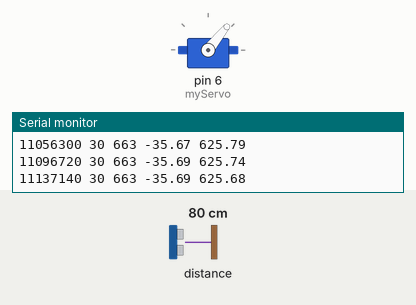
The sketch below on a simulated Arduino Uno, built with avr-gcc and run on an emulated ATmega328P. Parts: servo, the last lines printed to the serial monitor. The test bench sets the inputs (shaded band); at power-on: distance to the obstacle 80 cm.

Above: at 11.2 s.
11.3 s: distance to the obstacle set to 2 cm
14.3 s: distance to the obstacle set to 4 cm
At 15.7 s:
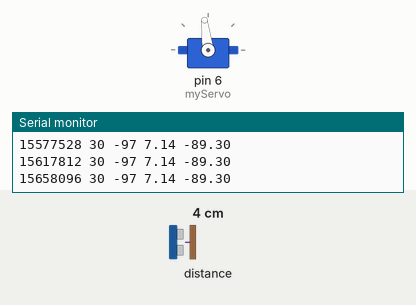
17.3 s: distance to the obstacle set to 250 cm
At 17.4 s:
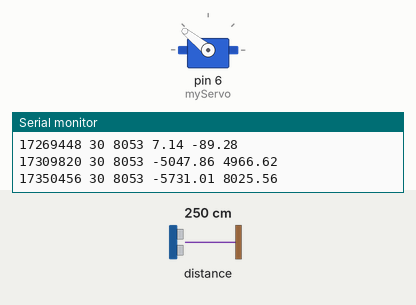
18.9 s: distance to the obstacle set to 9 cm
21.9 s: distance to the obstacle set to 120 cm
Timing chart, 0 to 24.4 s (numbered marks = the images above; inputs shaded):
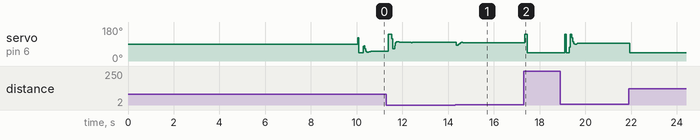

Measured:
- after the input at 14.3 s, servo on pin 6 (myServo): 98° → 97° after 0.34 s
- after the input at 17.3 s, servo on pin 6 (myServo): 97° → 141° at once, → 44° 0.12 s later

The sketch:

predictionfilter1test.ino
```cpp
#include <Wire.h>
#include <Servo.h>
#include <Adafruit_VL53L0X.h>

// Objects
Servo myServo;  // create servo object
Adafruit_VL53L0X mySensor = Adafruit_VL53L0X();  // pins: Vin to 3.3V, SCL to A5, SDA to A4

// Pre-calibrated parameters
int const micro_level = 1466;  // us (should be around 1500)
int const distance_setpoint = 137;  // mm

// Reference signal parameters
int amplitude = 30;
int N = 1200;
int period = 600;

void setup() {
  Serial.begin(115200);

  while (! Serial) delay(1);

  myServo.attach(6);  // servo to pin D6
  myServo.writeMicroseconds(deg2micro(0));  // level the servo

  if (!mySensor.begin()) {
    Serial.println(F("Failed to boot VL53 L0X"));
    while (1);
  }
  mySensor.setMeasurementTimingBudgetMicroSeconds(20000);
  mySensor.startRangeContinuous();
  delay(10000);
}

// General variables
unsigned long time;
unsigned long time_prev;
unsigned long time_step;

int r;
float u;
int y;
float ypred;
int e;

const int n = 3;  // maximum filter order
float U[n + 1];
int Y[n + 1];

const int nP = 3;  // order of filter 1
float Ypred[nP + 1];

const int nF = 1;  // order of controller filter
int E[nF + 1];

int count;

void loop() {
  if (mySensor.isRangeComplete()) {
    time_prev = time;
    delayMicroseconds(constrain(25000 + time - micros(), 0, 5000));
    time = micros();
    time_step = time - time_prev;

    if (count % period == count % (period/2)) r = amplitude;
    else r = -amplitude;

    shiftBuffer();

    y = mySensor.readRange() - distance_setpoint;
    Y[0] = y;

    ypred = predictionFilter();
    Ypred[0] = ypred;

    e = r - ypred;
    E[0] = e;

    u = controllerFilter();
    U[0] = u;

    myServo.writeMicroseconds(deg2micro(u));

    print_data();

    count = count + 1;
  }
  while (count >= N) {
    myServo.writeMicroseconds(deg2micro(0));  // level the servo
    delay(1000);
  }
}

void shiftBuffer() {
  for (int i = n; i > 0; i--) {
    Y[i] = Y[i - 1];
    U[i] = U[i - 1];
  }
  for (int i = nP; i > 0; i--) Ypred[i] = Ypred[i - 1];
  for (int i = nF; i > 0; i--) E[i] = E[i - 1];
}

float bP1[nP + 1] = {0, 0, 0.033931599523769, -0.016965799761884};
float bP2[nP + 1] = {0, 0.620356131558136, -0.778419064623254, 0.173746325929788};
float aP[nP + 1] = {1, -1.859817866121445, 1.191841931896118, -0.316340672910003};
float predictionFilter() {
  float output = 0;
  for (int i = 0; i <= nP; i++) output += bP1[i] * U[i] + bP2[i] * Y[i];
  for (int i = 1; i <= nP; i++) output -= aP[i] * Ypred[i];
  return output;
}

float bF[nF + 1] = {1, -0.97};
float aF[nF + 1] = {1, -0.5};
float controllerFilter() {
  float output = 0;
  for (int i = 0; i <= nF; i++) output += bF[i] * E[i];
  for (int i = 1; i <= nF; i++) output -= aF[i] * U[i];
  return output;
}

int deg2micro(float deg) {
  int result = deg * 1000 / 90.0 + micro_level;
  return constrain(result, 1000, 2000);
}

void print_data() {
  Serial.print(time);
  Serial.print(" ");

  Serial.print(r);
  Serial.print(" ");

  Serial.print(y);
  Serial.print(" ");

  Serial.print(u);
  Serial.print(" ");

  Serial.print(ypred);
  Serial.print(" ");

  Serial.println();
}
```
